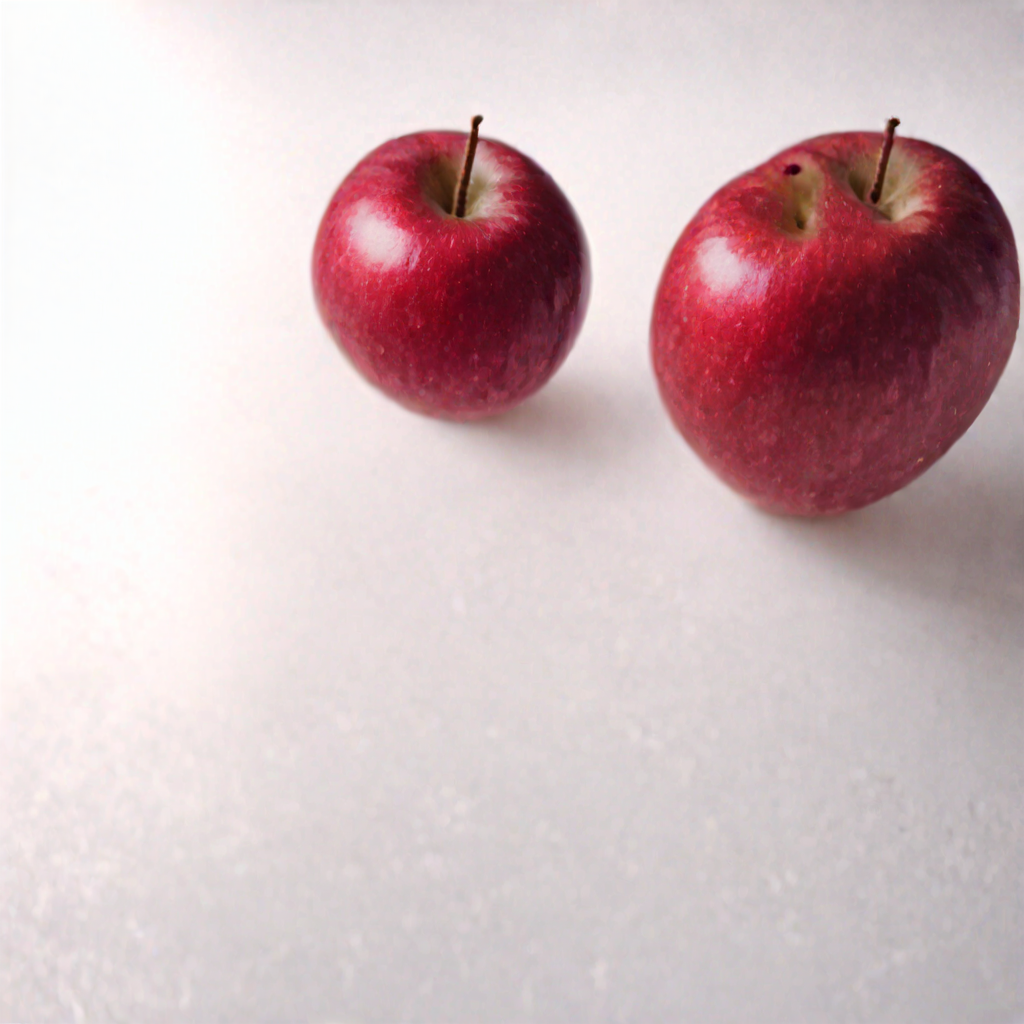

Source code (Python):
#!/usr/bin/env python3
"""
Quick test to verify SDXL is working
"""

import mlx.core as mx
import numpy as np
from PIL import Image
from stable_diffusion import StableDiffusionXL

def test_sdxl():
    print("Initializing SDXL Turbo...")
    
    # Initialize with SDXL Turbo (fast model)
    sdxl = StableDiffusionXL(
        model="stabilityai/sdxl-turbo",
        float16=True  # Use float16 for speed
    )
    
    print("Loading models...")
    sdxl.ensure_models_are_loaded()
    
    # Simple prompt
    prompt = "A red apple on a white table"
    
    print(f"\nGenerating image: '{prompt}'")
    print("Using SDXL Turbo with 1 step (ultra-fast mode)")
    
    # Generate with minimal steps for quick test
    latents = None
    for x_t in sdxl.generate_latents(
        text=prompt,
        n_images=1,
        num_steps=1,  # Just 1 step for ultra-fast generation
        cfg_weight=0.0,  # SDXL Turbo doesn't need CFG
        latent_size=(128, 128),  # 1024x1024 output
    ):
        latents = x_t
        mx.eval(latents)
    
    print("Decoding image...")
    images = sdxl.decode(latents)
    mx.eval(images)
    
    # Convert and save
    image_np = np.array(images)
    
    # Handle batch dimension
    if image_np.ndim == 4:
        image_np = image_np[0]
    
    # Ensure CHW to HWC conversion
    if image_np.shape[0] == 3:
        image_np = np.transpose(image_np, (1, 2, 0))
    
    # Clip values and convert to uint8
    image_np = np.clip(image_np * 255, 0, 255).astype(np.uint8)
    
    image = Image.fromarray(image_np)
    image.save("quick_sdxl_test.png")
    
    print("\n✅ SDXL test successful!")
    print("Image saved to: quick_sdxl_test.png")
    print(f"Image size: {image.size}")
    
    return True

if __name__ == "__main__":
    try:
        test_sdxl()
    except Exception as e:
        print(f"\n❌ Error: {e}")
        print("\nThis might be because the model needs to be downloaded.")
        print("The first run will download the model from Hugging Face.")
        raise